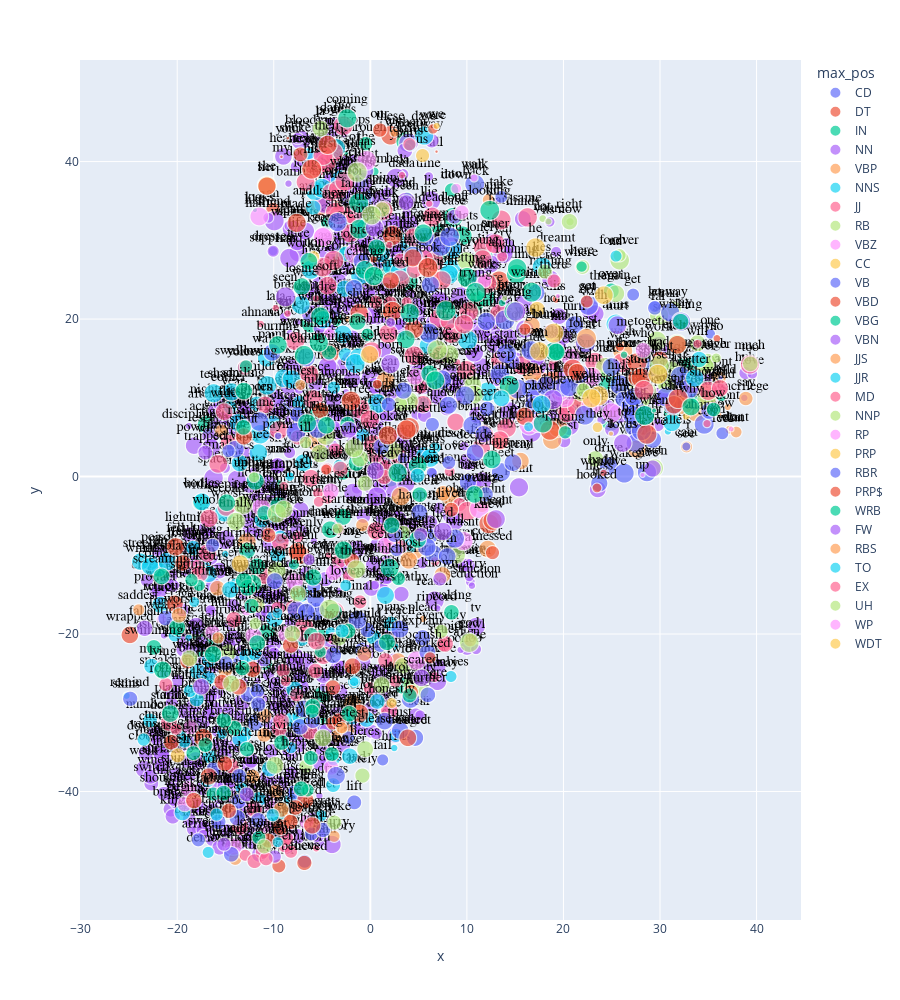

Here is the notebook cell this chart was saved with:
### Code cell
px.scatter(X.reset_index(), 'x', 'y', 
           text='term_str', 
           color='max_pos', 
           hover_name='term_str',          
           size='album_dfidf',
           height=1000).update_traces(
                mode='markers+text', 
                textfont=dict(color='black', size=14, family='Arial'),
                textposition='top center')
